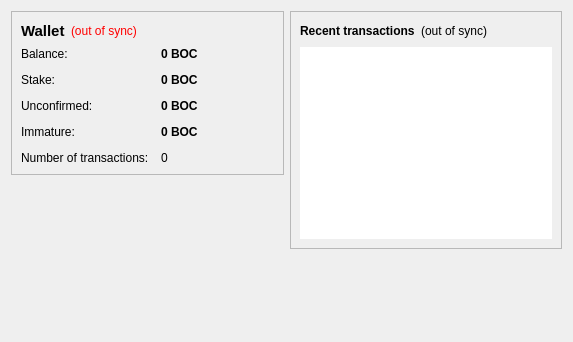
<?xml version="1.0" encoding="UTF-8"?>
<ui version="4.0">
 <class>OverviewPage</class>
 <widget class="QWidget" name="OverviewPage">
  <property name="geometry">
   <rect>
    <x>0</x>
    <y>0</y>
    <width>573</width>
    <height>342</height>
   </rect>
  </property>
  <property name="windowTitle">
   <string>Form</string>
  </property>
  <layout class="QHBoxLayout" name="horizontalLayout" stretch="1,1">
   <item>
    <layout class="QVBoxLayout" name="verticalLayout_2">
     <item>
      <widget class="QFrame" name="frame">
       <property name="frameShape">
        <enum>QFrame::StyledPanel</enum>
       </property>
       <property name="frameShadow">
        <enum>QFrame::Raised</enum>
       </property>
       <layout class="QVBoxLayout" name="verticalLayout_4">
        <item>
         <layout class="QHBoxLayout" name="horizontalLayout_4">
          <item>
           <widget class="QLabel" name="label_5">
            <property name="font">
             <font>
              <pointsize>11</pointsize>
              <weight>75</weight>
              <bold>true</bold>
             </font>
            </property>
            <property name="text">
             <string>Wallet</string>
            </property>
           </widget>
          </item>
          <item>
           <widget class="QLabel" name="labelWalletStatus">
            <property name="toolTip">
             <string>The displayed information may be out of date. Your wallet automatically synchronizes with the Ocoin network after a connection is established, but this process has not completed yet.</string>
            </property>
            <property name="styleSheet">
             <string notr="true">QLabel { color: red; }</string>
            </property>
            <property name="text">
             <string notr="true">(out of sync)</string>
            </property>
            <property name="alignment">
             <set>Qt::AlignLeading|Qt::AlignLeft|Qt::AlignVCenter</set>
            </property>
           </widget>
          </item>
          <item>
           <spacer name="horizontalSpacer_2">
            <property name="orientation">
             <enum>Qt::Horizontal</enum>
            </property>
            <property name="sizeHint" stdset="0">
             <size>
              <width>40</width>
              <height>20</height>
             </size>
            </property>
           </spacer>
          </item>
         </layout>
        </item>
        <item>
         <layout class="QFormLayout" name="formLayout_2">
          <property name="fieldGrowthPolicy">
           <enum>QFormLayout::AllNonFixedFieldsGrow</enum>
          </property>
          <property name="horizontalSpacing">
           <number>12</number>
          </property>
          <property name="verticalSpacing">
           <number>12</number>
          </property>
          <item row="0" column="0">
           <widget class="QLabel" name="label">
            <property name="text">
             <string>Balance:</string>
            </property>
           </widget>
          </item>
          <item row="0" column="1">
           <widget class="QLabel" name="labelBalance">
            <property name="font">
             <font>
              <weight>75</weight>
              <bold>true</bold>
             </font>
            </property>
            <property name="cursor">
             <cursorShape>IBeamCursor</cursorShape>
            </property>
            <property name="toolTip">
             <string>Your current balance</string>
            </property>
            <property name="text">
             <string notr="true">0 BOC</string>
            </property>
            <property name="textInteractionFlags">
             <set>Qt::LinksAccessibleByMouse|Qt::TextSelectableByKeyboard|Qt::TextSelectableByMouse</set>
            </property>
           </widget>
          </item>
          <item row="1" column="0">
           <widget class="QLabel" name="label_6">
            <property name="text">
             <string>Stake:</string>
            </property>
           </widget>
          </item>
          <item row="1" column="1">
           <widget class="QLabel" name="labelStake">
            <property name="font">
             <font>
              <weight>75</weight>
              <bold>true</bold>
             </font>
            </property>
            <property name="cursor">
             <cursorShape>IBeamCursor</cursorShape>
            </property>
            <property name="toolTip">
             <string>Total of coins that was staked, and do not yet count toward the current balance</string>
            </property>
            <property name="text">
             <string notr="true">0 BOC</string>
            </property>
            <property name="textInteractionFlags">
             <set>Qt::LinksAccessibleByMouse|Qt::TextSelectableByKeyboard|Qt::TextSelectableByMouse</set>
            </property>
           </widget>
          </item>
          <item row="2" column="0">
           <widget class="QLabel" name="label_3">
            <property name="text">
             <string>Unconfirmed:</string>
            </property>
           </widget>
          </item>
          <item row="2" column="1">
           <widget class="QLabel" name="labelUnconfirmed">
            <property name="font">
             <font>
              <weight>75</weight>
              <bold>true</bold>
             </font>
            </property>
            <property name="cursor">
             <cursorShape>IBeamCursor</cursorShape>
            </property>
            <property name="toolTip">
             <string>Total of transactions that have yet to be confirmed, and do not yet count toward the current balance</string>
            </property>
            <property name="text">
             <string notr="true">0 BOC</string>
            </property>
            <property name="textInteractionFlags">
             <set>Qt::LinksAccessibleByMouse|Qt::TextSelectableByKeyboard|Qt::TextSelectableByMouse</set>
            </property>
           </widget>
          </item>
          <item row="3" column="0">
           <widget class="QLabel" name="labelImmatureText">
            <property name="text">
             <string>Immature:</string>
            </property>
           </widget>
          </item>
          <item row="3" column="1">
           <widget class="QLabel" name="labelImmature">
            <property name="font">
             <font>
              <weight>75</weight>
              <bold>true</bold>
             </font>
            </property>
            <property name="toolTip">
             <string>Mined balance that has not yet matured</string>
            </property>
            <property name="text">
             <string notr="true">0 BOC</string>
            </property>
            <property name="textInteractionFlags">
             <set>Qt::LinksAccessibleByMouse|Qt::TextSelectableByKeyboard|Qt::TextSelectableByMouse</set>
            </property>
           </widget>
          </item>
          <item row="4" column="0">
           <widget class="QLabel" name="label_2">
            <property name="text">
             <string>Number of transactions:</string>
            </property>
           </widget>
          </item>
          <item row="4" column="1">
           <widget class="QLabel" name="labelNumTransactions">
            <property name="toolTip">
             <string>Total number of transactions in wallet</string>
            </property>
            <property name="text">
             <string notr="true">0</string>
            </property>
           </widget>
          </item>
         </layout>
        </item>
       </layout>
      </widget>
     </item>
     <item>
      <spacer name="verticalSpacer">
       <property name="orientation">
        <enum>Qt::Vertical</enum>
       </property>
       <property name="sizeHint" stdset="0">
        <size>
         <width>20</width>
         <height>40</height>
        </size>
       </property>
      </spacer>
     </item>
    </layout>
   </item>
   <item>
    <layout class="QVBoxLayout" name="verticalLayout_3">
     <item>
      <widget class="QFrame" name="frame_2">
       <property name="frameShape">
        <enum>QFrame::StyledPanel</enum>
       </property>
       <property name="frameShadow">
        <enum>QFrame::Raised</enum>
       </property>
       <layout class="QVBoxLayout" name="verticalLayout">
        <item>
         <layout class="QHBoxLayout" name="horizontalLayout_2">
          <item>
           <widget class="QLabel" name="label_4">
            <property name="text">
             <string>&lt;b&gt;Recent transactions&lt;/b&gt;</string>
            </property>
           </widget>
          </item>
          <item>
           <widget class="QLabel" name="labelTransactionsStatus">
            <property name="toolTip">
             <string>The displayed information may be out of date. Your wallet automatically synchronizes with the Ocoin network after a connection is established, but this process has not completed yet.</string>
            </property>
            <property name="text">
             <string notr="true">(out of sync)</string>
            </property>
            <property name="alignment">
             <set>Qt::AlignRight|Qt::AlignTrailing|Qt::AlignVCenter</set>
            </property>
           </widget>
          </item>
          <item>
           <spacer name="horizontalSpacer">
            <property name="orientation">
             <enum>Qt::Horizontal</enum>
            </property>
            <property name="sizeHint" stdset="0">
             <size>
              <width>40</width>
              <height>20</height>
             </size>
            </property>
           </spacer>
          </item>
         </layout>
        </item>
        <item>
         <widget class="QListView" name="listTransactions">
          <property name="frameShape">
           <enum>QFrame::NoFrame</enum>
          </property>
          <property name="verticalScrollBarPolicy">
           <enum>Qt::ScrollBarAlwaysOff</enum>
          </property>
          <property name="horizontalScrollBarPolicy">
           <enum>Qt::ScrollBarAlwaysOff</enum>
          </property>
          <property name="selectionMode">
           <enum>QAbstractItemView::NoSelection</enum>
          </property>
         </widget>
        </item>
       </layout>
      </widget>
     </item>
     <item>
      <widget class="QLabel" name="label_Ocoin_Intro">
       <property name="text">
        <string/>
       </property>
      </widget>
     </item>
     <item>
      <spacer name="verticalSpacer_2">
       <property name="orientation">
        <enum>Qt::Vertical</enum>
       </property>
       <property name="sizeHint" stdset="0">
        <size>
         <width>20</width>
         <height>40</height>
        </size>
       </property>
      </spacer>
     </item>
    </layout>
   </item>
  </layout>
 </widget>
 <resources>
  <include location="../Ocoin.qrc"/>
 </resources>
 <connections/>
</ui>
